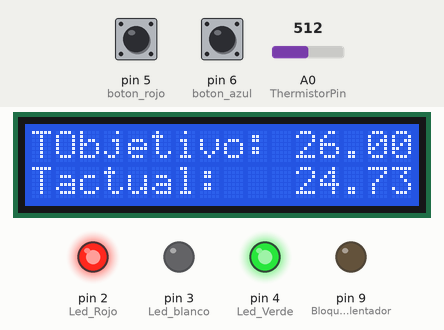
The sketch below on a simulated Arduino Uno, built with avr-gcc and run on an emulated ATmega328P. On the bench: 16×2 character LCD, output pins drawn as LEDs (lit = HIGH). The inputs (shaded band) are chosen by the test bench; at power-on: A0 (ThermistorPin) = 512, pin 5 (boton_rojo) HIGH, pin 6 (boton_azul) HIGH.

Above: at 1.3 s.
1.4 s: A0 (ThermistorPin) set to 531
At 2.7 s:
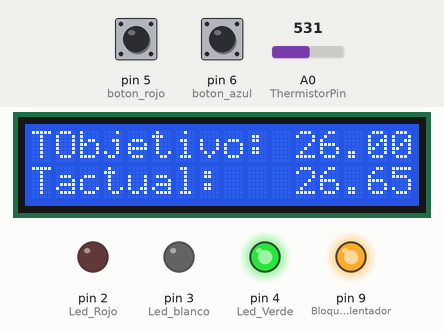
3.0 s: pin 5 (boton_rojo) pulled LOW for 1 s
At 4.7 s:
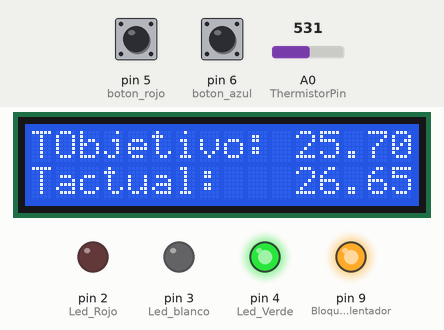
5.5 s: pin 6 (boton_azul) pulled LOW for 1 s
At 7.7 s:
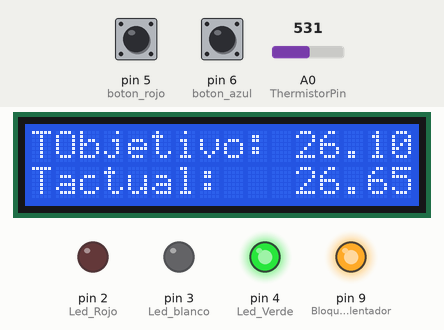
8.0 s: pin 6 (boton_azul) pulled LOW for 0.3 s
At 9.2 s:
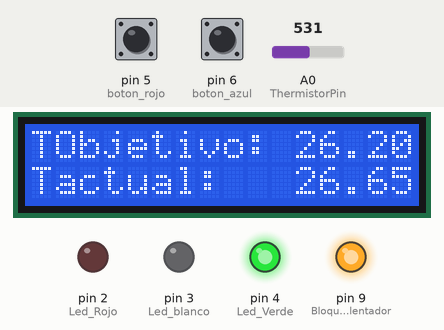
9.8 s: A0 (ThermistorPin) set to 511
At 10.8 s:
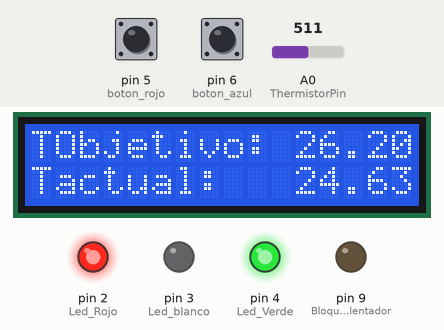
11.4 s: pin 5 (boton_rojo) pulled LOW for 0.3 s
At 12.4 s:
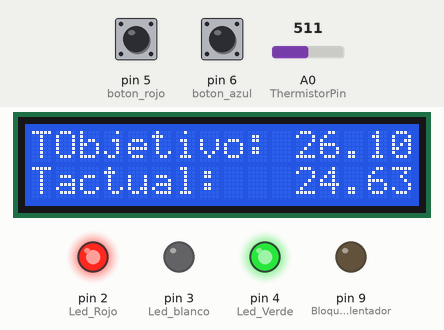
Timing chart, 0 to 14.2 s (numbered marks = the images above; inputs shaded):
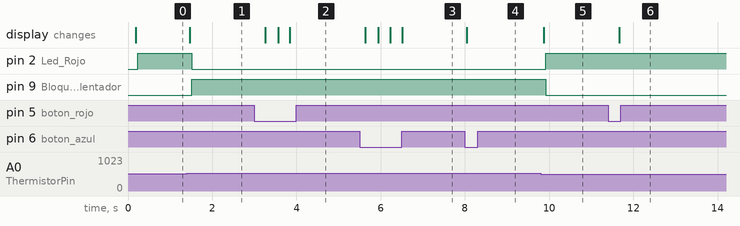

Measured:
- the behaviour switches between 524 and 525 on A0 (ThermistorPin) (found by bisection; images 0 and 1)
- after the input at 1.4 s, pin 2 (Led_Rojo): HIGH → LOW after 0.11 s; pin 9 (Bloque_calentador): LOW → HIGH after 0.11 s; the display: changes after 0.06 s (image 1)
- after the input at 3.0 s, the display: first changes after 0.26 s (image 2 shows a later state)
- after the input at 5.5 s, the display: first changes after 0.14 s (image 3 shows a later state)
- after the input at 8.0 s, the display: changes after 0.05 s (image 4)
- after the input at 9.8 s, pin 2 (Led_Rojo): LOW → HIGH after 0.12 s; pin 9 (Bloque_calentador): HIGH → LOW after 0.12 s; the display: changes after 0.07 s (image 5)
- after the input at 11.4 s, the display: changes after 0.26 s (image 6)

The sketch:

Control_Temp.ino
```cpp
#include <Wire.h>
#include <LiquidCrystal_I2C.h>
int ThermistorPin = 0;
int Vo;
float R1 = 10000;
float logR2, R2, T;
float c1 = 1.009249522e-03, c2 = 2.378405444e-04, c3 = 2.019202697e-07;
float Tobj=26.0;
LiquidCrystal_I2C lcd(0x27,16,2);  //
void setup() {
  // Inicializar el LCD
  pinMode(5,INPUT_PULLUP); //boton rojo
  pinMode(6,INPUT_PULLUP); //boton azul
  pinMode(2,OUTPUT); //Led Rojo
  pinMode(3,OUTPUT); //Led blanco
  pinMode(4,OUTPUT); //Led Verde
  pinMode(9,OUTPUT); //Bloque calentador
  Wire.begin();
  lcd.init();
  lcd.begin(16,2);
  //Encender la luz de fondo.
  lcd.backlight();
  lcd.setCursor(0, 0);
  // Escribimos el Mensaje en el LCD.
  lcd.print("TObjetivo: ");
  lcd.setCursor(11, 0);
  lcd.print(Tobj);
  delay(20);
  // Escribimos el Mensaje en el LCD.
  lcd.setCursor(0, 1);
  lcd.print("Tactual:   ");
  digitalWrite(4,HIGH);
}

void loop() {
  if(digitalRead(5)==LOW){
    //Disminuir Tobjetivo con boton rojo
    Tobj=Tobj-0.1;
    lcd.setCursor(11, 0);
    lcd.print(Tobj);
    delay(20);
    }
  if(digitalRead(6)==LOW){
    //Aumentar Tobjetivo con boton rojo
    Tobj=Tobj+0.1;
    lcd.setCursor(11, 0);
    lcd.print(Tobj);
    delay(20);
    }
  //Calculo de Temperatura Actual
  Vo = analogRead(ThermistorPin);
  R2 = R1 * (1023.0 / (float)Vo - 1.0);
  logR2 = log(R2);
  T = (1.0 / (c1 + c2*logR2 + c3*logR2*logR2*logR2));
  T = T - 273.15; //Tactual
  lcd.setCursor(11, 1);
  lcd.print(T);
  delay(50);
  if(Tobj<T){
    //Si esta mas helado que Tobjetivo, calentar
    digitalWrite(9,HIGH);
    digitalWrite(2,LOW);
    delay(200);
    }
  else{
    //Si esta mas caliente que Tobjetivo, dejar de calentar
    digitalWrite(9,LOW);
    digitalWrite(2,HIGH);
    delay(200);
    }
}
```
